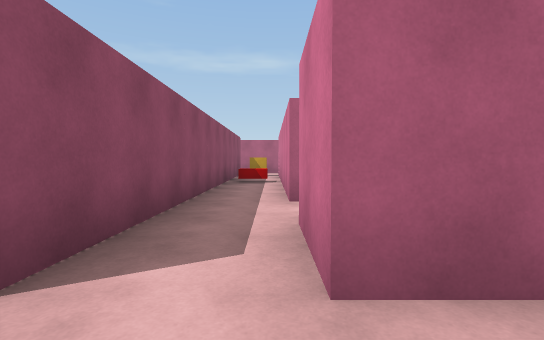
view 1 (above)

24 first-person views from a walk through a scene from a Unity 3-D project. The camera is 1.2 m above the floor, tilts 2° down and sees 85° across. Doors are open. The floor is counted in squares, 2 m on a side. Each view is taken from the middle of a square. On the plan, view 1 faces up. The plan holds only what a view shows up to about 9 squares ahead; the rest is blank. The player is left out.

view 2
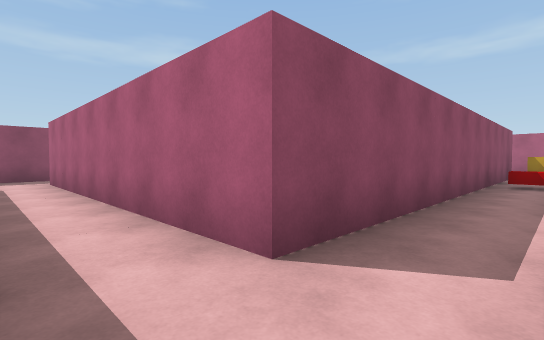

view 3
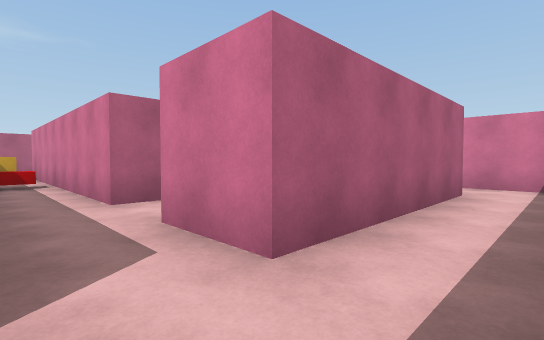

view 4
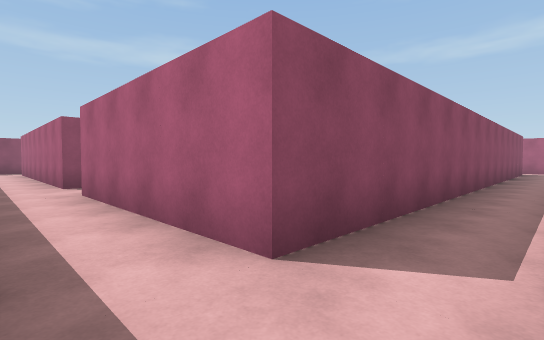

view 5
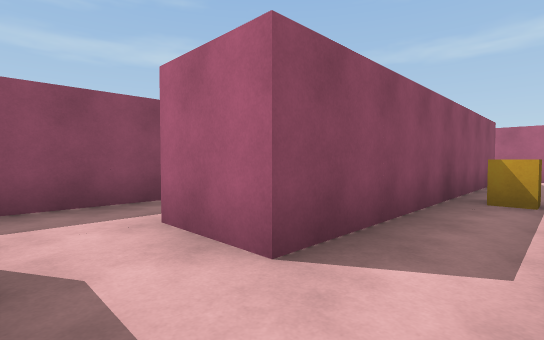

view 6
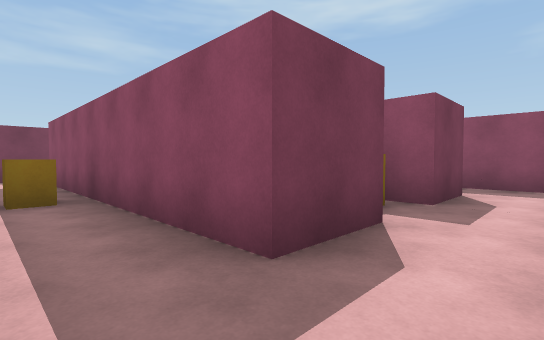

view 7
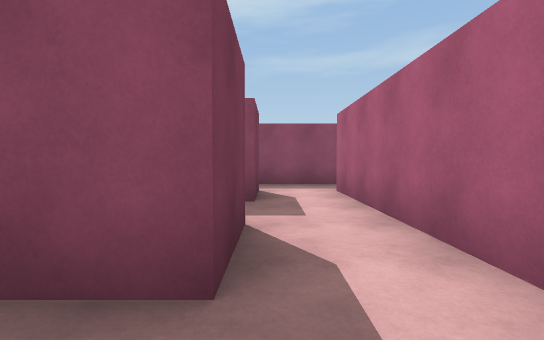

view 8
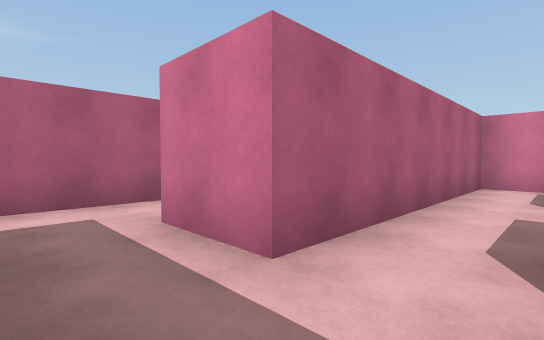

view 9
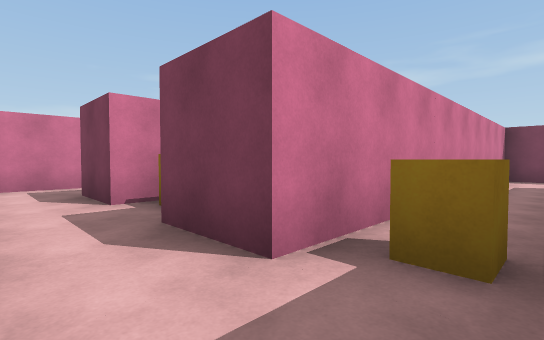

view 10
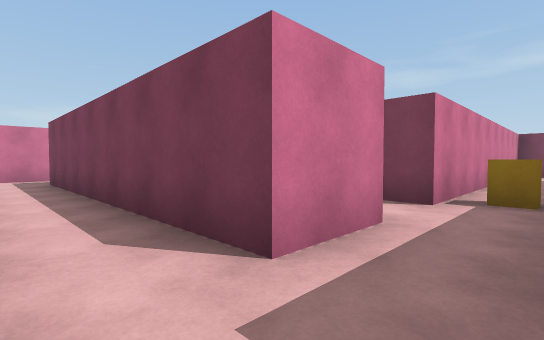

view 11
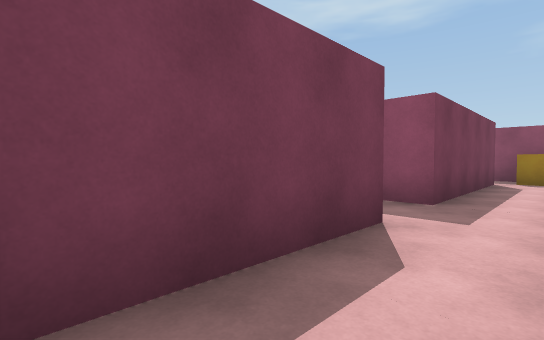

view 12
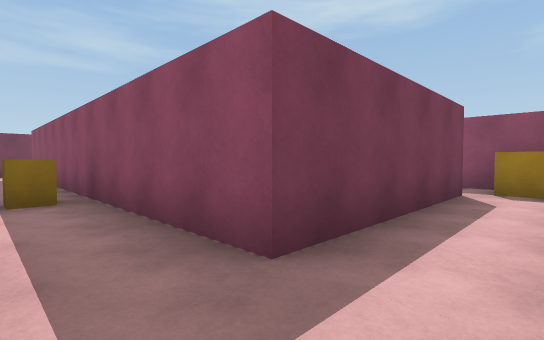

view 13
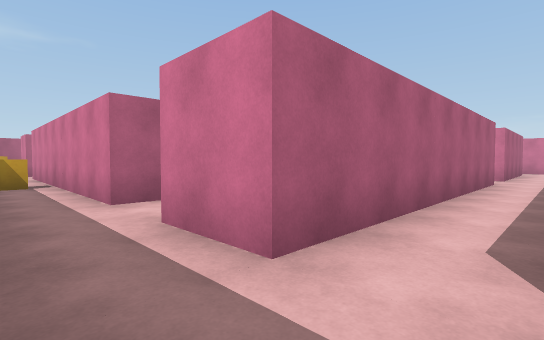

view 14
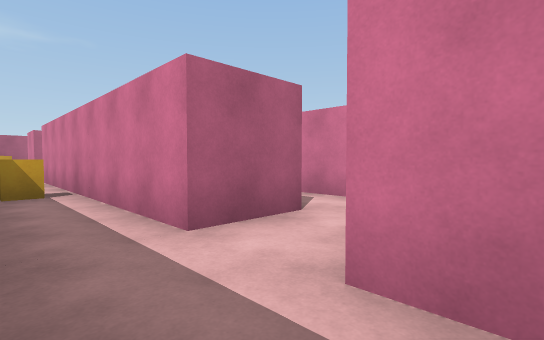

view 15
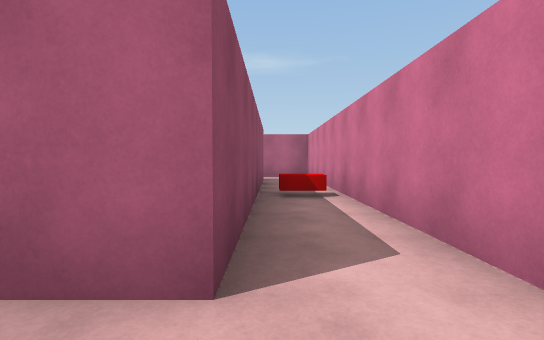

view 16
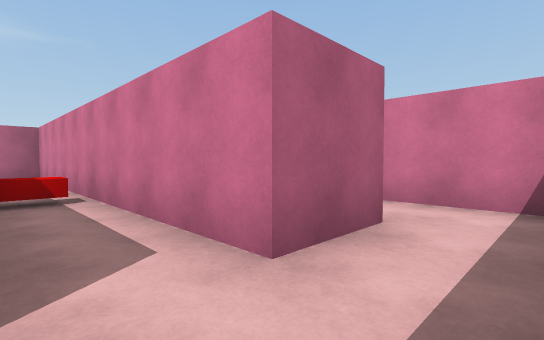

view 17
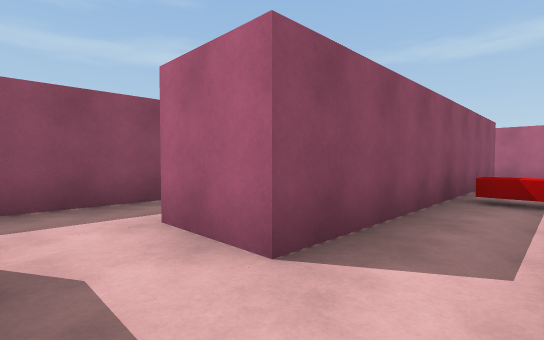

view 18
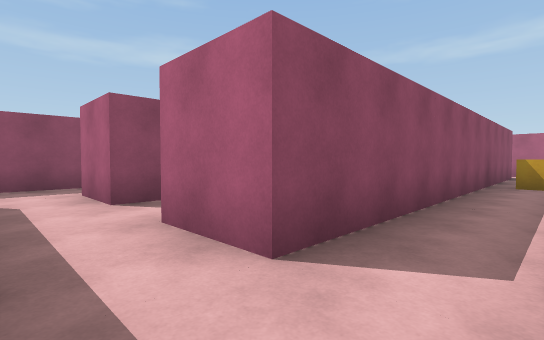

view 19
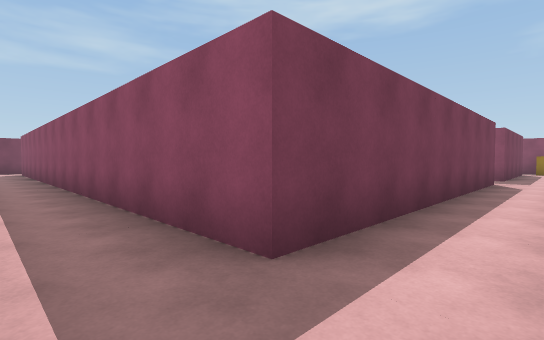

view 20
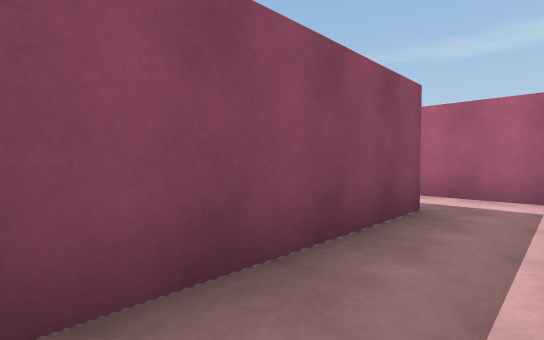

view 21
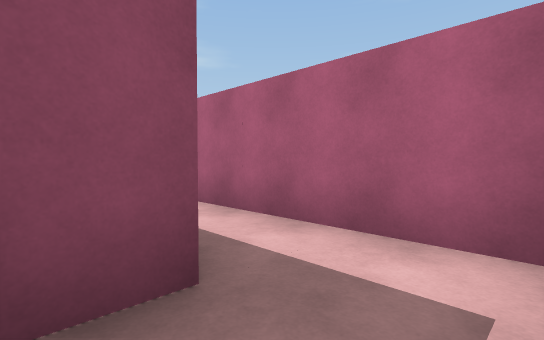

view 22
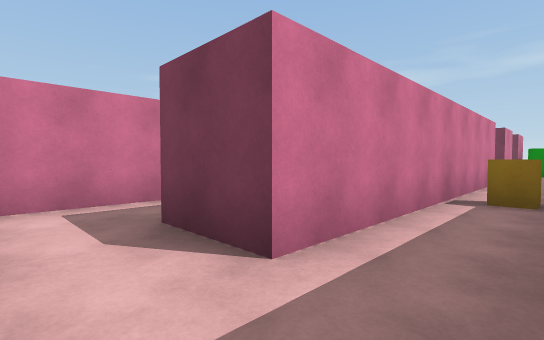

view 23
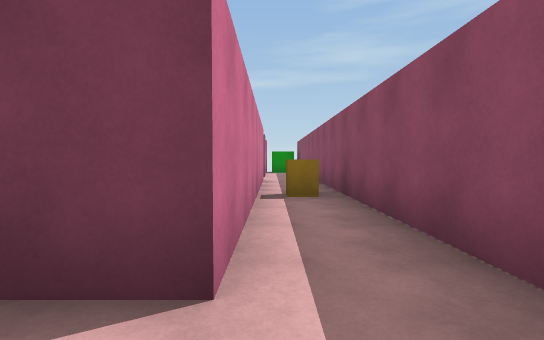

view 24
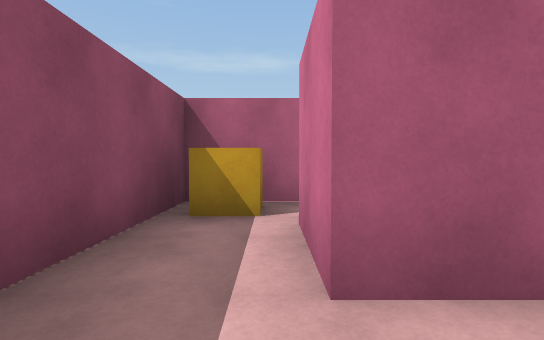

### Floor plan
Points are (right, up) in squares from view 1. A wall is a line through its corners. A room is listed if a view was taken in it or the views show most of it. See-through windows are left out.
Room 1 (views 1, 2, 3, 4, 10, 11, 12, 13, 14, 19, 20, 21)
walls: (6.3, 14.5) (6.3, 15.6); (6.3, 0.2) (6.3, 1.6); (-1.2, 2.4) (-1.2, 1.2) (-8.7, 1.2) (-8.7, 2.8); (6, 16.3) (2.2, 16.3); (-2.8, 13.3) (-2.8, 14.8) (4.8, 14.8) (4.8, 1.2) (0.3, 1.2) (0.3, 2.8); (-2, 16.3) (-3.9, 16.3); (-8.7, 13.3) (-8.7, 14.8) (-4.3, 14.8) (-4.3, 13.6); (-8.5, 16.3) (-10.2, 16.3) (-10.2, 13.2); (-10.2, 1.5) (-10.2, 0.4)
ways out: opening at (-9.5, 2) to room 3; opening at (-9.5, 14) to room 3; opening at (-3.5, 14) to room 3; opening at (-0.5, 2) to room 6
objects: other object (-10, 15) to (-9, 16)
Room 2 (views 5, 6, 7)
walls: (3.2, 11.4) (3.2, 13.3) (0.5, 13.3); (0.3, 11.7) (1.8, 11.7) (1.8, 4.3) (0.3, 4.3); (1.5, 2.7) (2.6, 2.7)
ways out: opening at (1, 12.5) to room 4; opening at (1, 3.5) to room 6
objects: other object (3, 8)
Room 3 (views 8, 9, 15, 16, 17, 18, 22, 23, 24)
walls: (-7.2, 6.5) (-7.2, 4.3) (-8.7, 4.3) (-8.7, 11.7) (-7.2, 11.7); (-3.6, 2.7) (-2.8, 2.7) (-2.8, 11.7); (-10.2, 11.8) (-10.2, 3.1); (-7.4, 13.3) (-8.7, 13.3); (-4.3, 13.6) (-4.3, 4.3) (-5.7, 4.3) (-5.7, 6.5)
ways out: opening at (-9.5, 2) to room 1; opening at (-9.5, 14) to room 1; opening at (-3.5, 14) to room 1; opening at (-2, 12.5) to room 4; opening at (-8, 12.5) to room 5; open door at (-6.5, 6.5) to room 5
objects: other object (-9, 8); other object (-3, 11)
Room 4 (no view inside)
walls: (-2.8, 11.7) (-1.2, 11.7) (-1.2, 6.4); (0.5, 13.3) (-2.8, 13.3); (0.3, 6.5) (0.3, 11.7)
ways out: opening at (1, 12.5) to room 2; opening at (-2, 12.5) to room 3; open door at (-0.5, 6.5) to room 6
objects: other object (0, 8); other object (0, 11)
Room 5 (no view inside)
walls: (-7.2, 11.7) (-7.2, 6.5); (-5.7, 6.5) (-5.7, 13.3) (-7.4, 13.3)
ways out: opening at (-8, 12.5) to room 3; open door at (-6.5, 6.5) to room 3
objects: other object (-6, 8)
Room 6 (no view inside)
walls: (0.3, 4.3) (0.3, 6.5); (-1.2, 6.4) (-1.2, 2.4)
ways out: opening at (-0.5, 2) to room 1; opening at (1, 3.5) to room 2; open door at (-0.5, 6.5) to room 4

Positions as (right, up) in squares from view 1, and headings:
1: (0, 0), facing up
2: (0, 0), facing up-left
3: (-1, 0), facing up-right
4: (6, 0), facing up-left
5: (3, 3), facing up-left
6: (3, 13), facing down-left
7: (3, 12), facing left
8: (-4, 12), facing up-right
9: (-4, 13), facing down-right
10: (-4, 16), facing down-right
11: (0, 16), facing down-left
12: (-3, 16), facing down-left
13: (-10, 0), facing up-right
14: (-10, 2), facing up-right
15: (-7, 3), facing up
16: (-7, 3), facing up-right
17: (-6, 3), facing up-left
18: (-3, 3), facing up-left
19: (6, 16), facing down-left
20: (6, 11), facing up-left
21: (6, 14), facing up-left
22: (-10, 13), facing down-right
23: (-9, 13), facing down
24: (-9, 12), facing up
